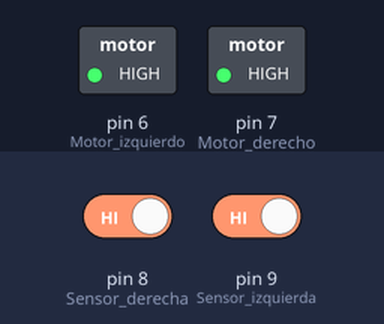
Bench run of a sketch on a simulated Arduino Uno, built with avr-gcc and run on an emulated ATmega328P. Parts: switched loads named in the sketch (green lamp = pin HIGH). The inputs (shaded band) are chosen by the test bench; at power-on: pin 8 (Sensor_derecha) HIGH, pin 9 (Sensor_izquierda) HIGH.

Above: at 1.2 s.
1.3 s: pin 8 (Sensor_derecha) driven LOW
At 2.2 s:
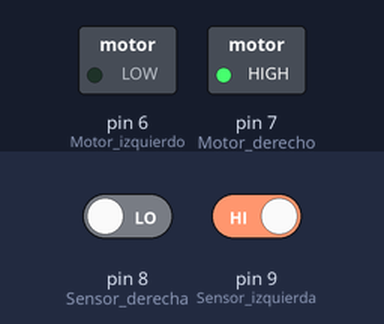
2.8 s: pin 9 (Sensor_izquierda) driven LOW
At 3.3 s:
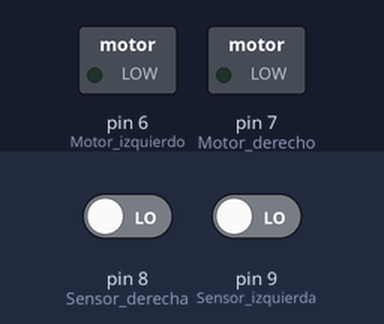
4.3 s: pin 8 (Sensor_derecha) driven HIGH
At 5.5 s:
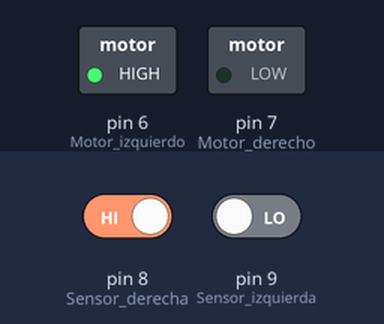
5.8 s: pin 9 (Sensor_izquierda) driven HIGH
At 6.8 s:
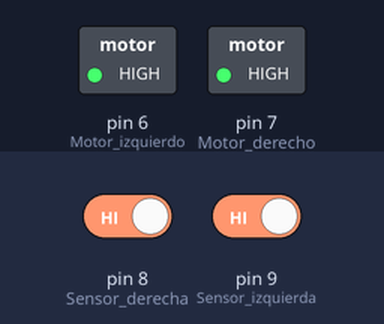
Timing chart, 0 to 8.3 s (numbered marks = the images above; inputs shaded):
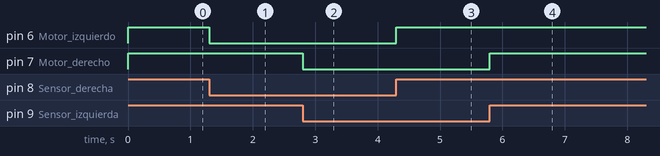

The sketch:

2D.ino
```cpp
// grupo 3 -SENSORES Y ACTUADORES 2022
// EJERCICIO 2 D
// DECLARACION DE VARIABLES GLOBALES
int Sensor_derecha = 8;
int Sensor_izquierda = 9;
int Motor_izquierdo = 6;
int Motor_derecho = 7;
void setup() {
  // configurar los pines que se conectan con la placa arduino
  pinMode(Sensor_derecha, INPUT);//
  pinMode(Sensor_izquierda, INPUT);//
  pinMode(Motor_izquierdo, OUTPUT);//
  pinMode(Motor_derecho, OUTPUT);//
}

void loop() {
 int sensorD;// variables para almacenar las lecturas de los sensores
 int sensorI;
 sensorD=digitalRead(Sensor_derecha);//se realiza lectura del sensor de la derecha
 sensorI=digitalRead(Sensor_izquierda);//se realiza lectura del sensor de la izquierda
 if ( sensorD==LOW)// preguntamos la condicion del sensor, si esta en nivel bajo
 { digitalWrite(Motor_izquierdo,LOW);// manda nivel bajo al motor izquierdo
}
 else
{
  digitalWrite(Motor_izquierdo,HIGH);// manda nivel alto al motor izquierdo
 }
 if ( sensorI==LOW)               // consulta condicion del otro sensor y actua de la misma manera
 { digitalWrite(Motor_derecho,LOW);
}
 else
{
  digitalWrite(Motor_derecho,HIGH);
 }
}
```

Ejercicio_2D_Auto.cpp
```cpp

```

Measured:
- after the input at 1.3 s, pin 6 (Motor_izquierdo): HIGH → LOW at once
- after the input at 2.8 s, pin 7 (Motor_derecho): HIGH → LOW at once
- after the input at 4.3 s, pin 6 (Motor_izquierdo): LOW → HIGH at once
- after the input at 5.8 s, pin 7 (Motor_derecho): LOW → HIGH at once
